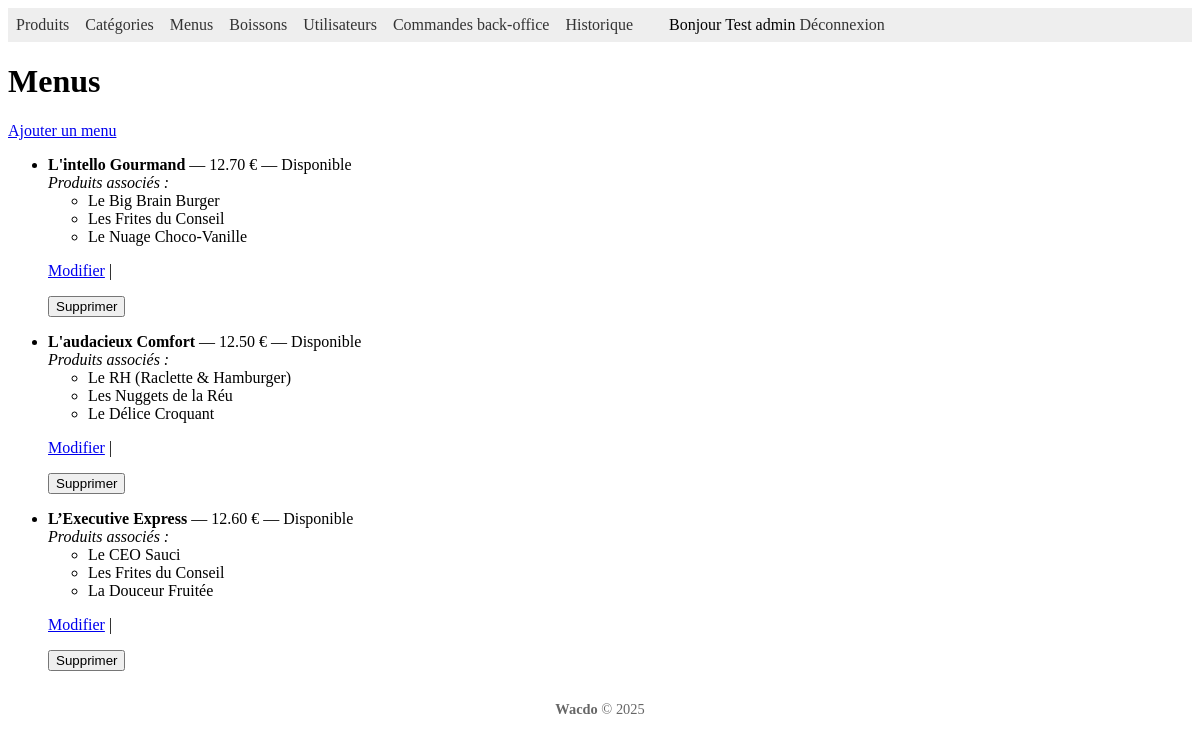
Before: /index.php?section=menu (signed in) with the older database file.
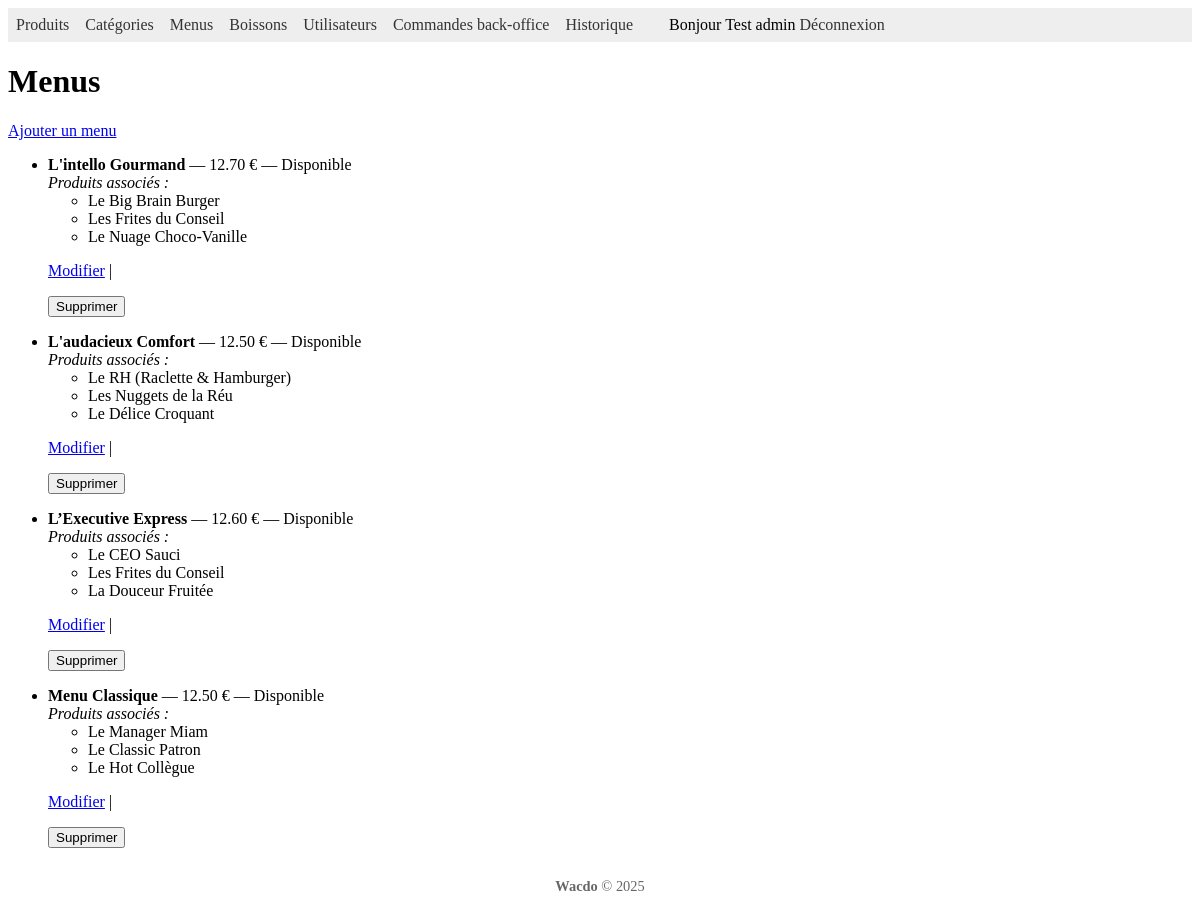
After: the same page with the newer database file.
### tables this page shows
CREATE TABLE IF NOT EXISTS `menu` (
  `menu_id` int NOT NULL AUTO_INCREMENT,
  `menu_nom` varchar(100) NOT NULL,
  `menu_description` varchar(255) DEFAULT NULL,
  `menu_prix` decimal(8,2) NOT NULL,
  `menu_image_url` varchar(255) DEFAULT NULL,
  `menu_disponibilite` tinyint(1) NOT NULL DEFAULT '1',
  PRIMARY KEY (`menu_id`)
);

### controller/MenuController.php (called while the page is built, shortened)
<?php
require_once __DIR__ . '/../model/Menu.php';
require_once __DIR__ . '/../model/MenuProduit.php';
require_once __DIR__ . '/../model/Produit.php';
$menuModel        = new Menu();
$menuProduitModel = new MenuProduit();
$produitModel     = new Produit();
$menus           = $menuModel->getAll();
$produitsParMenu = [];
foreach ($menus as $m) {
    $productIds = $menuProduitModel->getProduitsByMenu($m['menu_id']);
    $list       = [];
    foreach ($productIds as $pid) {
        $p = $produitModel->get((int)$pid);
        if ($p) {
            $list[] = $p['product_nom'];
        }
    }
    $produitsParMenu[$m['menu_id']] = $list;
}
require __DIR__ . '/../view/menu_list.php';

### lib/Database.php (called while the page is built)
<?php
class Database
{
    public static function connect()
    {
        $cfg = require __DIR__ . '/../config/db.php';
        $dsn = sprintf(
            'mysql:host=%s;port=%d;dbname=%s;charset=utf8',
            $cfg['host'],
            $cfg['port'],
            $cfg['database']
        );
        $db = new PDO(
            $dsn,
            $cfg['username'],
            $cfg['password']
        );
        $db->setAttribute(PDO::ATTR_ERRMODE, PDO::ERRMODE_EXCEPTION);
        return $db;
    }
}

### model/Model.php (called while the page is built, shortened)
<?php
require_once __DIR__ . '/../lib/Database.php';
class Model
{
    public function __construct(?\PDO $pdo = null)
    {
        $this->db = $pdo ?? Database::connect();
    }
}

### model/Menu.php (called while the page is built, shortened)
<?php
require_once 'Model.php';
class Menu extends Model
{
    public function getAll()
    {
        $stmt = $this->db->query("SELECT * FROM menu");
        return $stmt->fetchAll(PDO::FETCH_ASSOC);
    }
}

### model/MenuProduit.php (called while the page is built, shortened)
<?php
require_once 'Model.php';
class MenuProduit extends Model
{
    public function getProduitsByMenu(int $menu_id): array
    {
        $sql  = "SELECT product_id
                FROM menu_produit
                WHERE menu_id = ?";
        $stmt = $this->db->prepare($sql);
        $stmt->execute([$menu_id]);
        return $stmt->fetchAll(PDO::FETCH_COLUMN);
    }
}

### model/Produit.php (called while the page is built, shortened)
<?php
require_once 'Model.php';
class Produit extends Model
{
    public function get($id): ?array
    {
        $sql = "SELECT * FROM produit WHERE product_id = ?";
        $stmt = $this->db->prepare($sql);
        $stmt->execute([$id]);
        $row = $stmt->fetch(PDO::FETCH_ASSOC);
        return $row !== false ? $row : null;
    }
}

### view/menu_list.php (the view, shortened to what this page needs)
<?php include __DIR__ . '/header.php'; ?>
<h1>Menus</h1>
<p><a href="index.php?section=menu&action=add">Ajouter un menu</a></p>
<ul>
    <?php foreach ($menus as $menu): ?>
        <li>
            <strong><?= htmlspecialchars($menu['menu_nom'], ENT_QUOTES) ?></strong>
            — <?= number_format($menu['menu_prix'], 2) ?> €
            — <?= $menu['menu_disponibilite'] ? 'Disponible' : 'Indisponible' ?>
            <br>
            <em>Produits associés :</em>
            <?php if (!empty($produitsParMenu[$menu['menu_id']])): ?>
                <ul>
                    <?php foreach ($produitsParMenu[$menu['menu_id']] as $prodNom): ?>
                        <li><?= htmlspecialchars($prodNom, ENT_QUOTES) ?></li>
                    <?php endforeach; ?>
                </ul>
            <?php else: ?>
                Aucun produit lié.
            <?php endif; ?>
            <p>
                <a href="index.php?section=menu&action=edit&id=<?= (int)$menu['menu_id'] ?>">Modifier</a>
                |
            <form method="post" action="index.php?section=menu&action=delete" style="display:inline">
                <button type="submit" onclick="return confirm('Supprimer ce menu ?')">Supprimer</button>
            </form>
            </p>
        </li>
    <?php endforeach; ?>
</ul>
<?php include __DIR__ . '/footer.php'; ?>

Changed rows visible on the page:
added menu: menu_nom "Menu Classique", menu_prix "12.50", menu_disponibilite "Disponible", menu_id "Le Manager Miam", menu_id "Le Classic Patron", menu_id "Le Hot Collègue"
